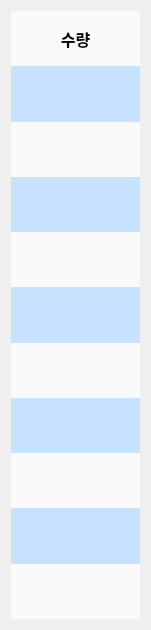
  <widget class="QWidget" name="verticalLayoutWidget_6">
   <property name="geometry">
    <rect>
     <x>900</x>
     <y>150</y>
     <width>151</width>
     <height>630</height>
    </rect>
   </property>
   <layout class="QVBoxLayout" name="verticalLayout_5">
    <property name="spacing">
     <number>0</number>
    </property>
    <item>
     <widget class="QLabel" name="culture_amount">
      <property name="font">
       <font>
        <family>돋움</family>
        <pointsize>12</pointsize>
        <weight>75</weight>
        <bold>true</bold>
       </font>
      </property>
      <property name="styleSheet">
       <string notr="true">background-color: #FAFAFA;
border:none;</string>
      </property>
      <property name="text">
       <string>수량</string>
      </property>
      <property name="alignment">
       <set>Qt::AlignCenter</set>
      </property>
      <property name="margin">
       <number>20</number>
      </property>
     </widget>
    </item>
    <item>
     <widget class="QLabel" name="culture_10000Show">
      <property name="font">
       <font>
        <weight>75</weight>
        <bold>true</bold>
       </font>
      </property>
      <property name="styleSheet">
       <string notr="true">background-color: #C7E2FF;
border:none;</string>
      </property>
      <property name="text">
       <string/>
      </property>
      <property name="margin">
       <number>20</number>
      </property>
     </widget>
    </item>
    <item>
     <widget class="QLabel" name="culture_5000Show">
      <property name="font">
       <font>
        <weight>75</weight>
        <bold>true</bold>
       </font>
      </property>
      <property name="styleSheet">
       <string notr="true">background-color: #FAFAFA;
border:none;</string>
      </property>
      <property name="text">
       <string/>
      </property>
      <property name="margin">
       <number>20</number>
      </property>
     </widget>
    </item>
    <item>
     <widget class="QLabel" name="culture_empty_9">
      <property name="font">
       <font>
        <family>돋움</family>
        <pointsize>12</pointsize>
        <weight>75</weight>
        <bold>true</bold>
       </font>
      </property>
      <property name="styleSheet">
       <string notr="true">background-color: #C7E2FF;
border:none;</string>
      </property>
      <property name="text">
       <string/>
      </property>
      <property name="margin">
       <number>20</number>
      </property>
     </widget>
    </item>
    <item>
     <widget class="QLabel" name="culture_empty_10">
      <property name="font">
       <font>
        <family>돋움</family>
        <pointsize>12</pointsize>
        <weight>75</weight>
        <bold>true</bold>
       </font>
      </property>
      <property name="styleSheet">
       <string notr="true">background-color: #FAFAFA;
border:none;</string>
      </property>
      <property name="text">
       <string/>
      </property>
      <property name="margin">
       <number>20</number>
      </property>
     </widget>
    </item>
    <item>
     <widget class="QLabel" name="culture_empty_11">
      <property name="font">
       <font>
        <family>돋움</family>
        <pointsize>12</pointsize>
        <weight>75</weight>
        <bold>true</bold>
       </font>
      </property>
      <property name="styleSheet">
       <string notr="true">background-color: #C7E2FF;
border:none;</string>
      </property>
      <property name="text">
       <string/>
      </property>
      <property name="margin">
       <number>20</number>
      </property>
     </widget>
    </item>
    <item>
     <widget class="QLabel" name="culture_empty_12">
      <property name="font">
       <font>
        <family>돋움</family>
        <pointsize>12</pointsize>
        <weight>75</weight>
        <bold>true</bold>
       </font>
      </property>
      <property name="styleSheet">
       <string notr="true">background-color: #FAFAFA;
border:none;</string>
      </property>
      <property name="text">
       <string/>
      </property>
      <property name="margin">
       <number>20</number>
      </property>
     </widget>
    </item>
    <item>
     <widget class="QLabel" name="culture_empty_13">
      <property name="font">
       <font>
        <family>돋움</family>
        <pointsize>12</pointsize>
        <weight>75</weight>
        <bold>true</bold>
       </font>
      </property>
      <property name="styleSheet">
       <string notr="true">background-color: #C7E2FF;
border:none;</string>
      </property>
      <property name="text">
       <string/>
      </property>
      <property name="margin">
       <number>20</number>
      </property>
     </widget>
    </item>
    <item>
     <widget class="QLabel" name="culture_empty_14">
      <property name="font">
       <font>
        <family>돋움</family>
        <pointsize>12</pointsize>
        <weight>75</weight>
        <bold>true</bold>
       </font>
      </property>
      <property name="styleSheet">
       <string notr="true">background-color: #FAFAFA;
border:none;</string>
      </property>
      <property name="text">
       <string/>
      </property>
      <property name="margin">
       <number>20</number>
      </property>
     </widget>
    </item>
    <item>
     <widget class="QLabel" name="culture_empty_15">
      <property name="font">
       <font>
        <family>돋움</family>
        <pointsize>12</pointsize>
        <weight>75</weight>
        <bold>true</bold>
       </font>
      </property>
      <property name="styleSheet">
       <string notr="true">background-color: #C7E2FF;
border:none;</string>
      </property>
      <property name="text">
       <string/>
      </property>
      <property name="margin">
       <number>20</number>
      </property>
     </widget>
    </item>
    <item>
     <widget class="QLabel" name="culture_sum">
      <property name="font">
       <font>
        <family>돋움</family>
        <pointsize>12</pointsize>
        <weight>75</weight>
        <bold>true</bold>
       </font>
      </property>
      <property name="styleSheet">
       <string notr="true">background-color: #FAFAFA;
border:none;
Color : red</string>
      </property>
      <property name="text">
       <string/>
      </property>
      <property name="margin">
       <number>20</number>
      </property>
     </widget>
    </item>
   </layout>
  </widget>
